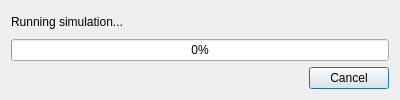
<?xml version="1.0" encoding="UTF-8"?>
<ui version="4.0">
 <class>SimProgressDialog</class>
 <widget class="QDialog" name="SimProgressDialog">
  <property name="windowModality">
   <enum>Qt::ApplicationModal</enum>
  </property>
  <property name="geometry">
   <rect>
    <x>0</x>
    <y>0</y>
    <width>400</width>
    <height>100</height>
   </rect>
  </property>
  <property name="minimumSize">
   <size>
    <width>400</width>
    <height>100</height>
   </size>
  </property>
  <property name="maximumSize">
   <size>
    <width>400</width>
    <height>100</height>
   </size>
  </property>
  <property name="windowTitle">
   <string>Simulating</string>
  </property>
  <property name="modal">
   <bool>true</bool>
  </property>
  <property name="windowIcon">
   <iconset>
    <normaloff>resources/oMIconCycles.png</normaloff>resources/oMIconCycles.png</iconset>
  </property>
  <layout class="QVBoxLayout" name="verticalLayout">
   <item>
    <widget class="QLabel" name="label">
     <property name="text">
      <string>Running simulation...</string>
     </property>
    </widget>
   </item>
   <item>
    <widget class="QProgressBar" name="progressBar">
     <property name="value">
      <number>0</number>
     </property>
    </widget>
   </item>
   <item>
    <widget class="QDialogButtonBox" name="buttonBox">
     <property name="standardButtons">
      <set>QDialogButtonBox::Cancel</set>
     </property>
    </widget>
   </item>
  </layout>
 </widget>
 <resources/>
 <connections/>
</ui>
